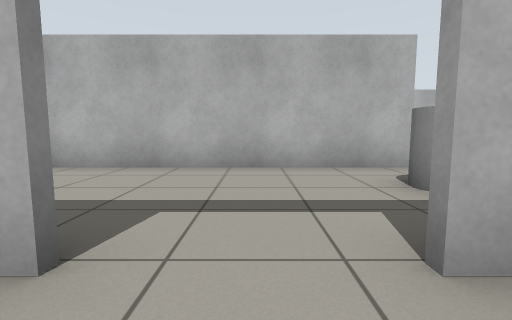
[1] (above)

20 first-person views from a walk through a world built for the Gazebo simulator. The camera is 0.72 m above the floor, tilts 6° down and sees 85° across. The floor is counted in squares, 1 m on a side. Each view is taken from the middle of a square. On the plan, view 1 faces up. The plan holds only what a view shows up to about 10 squares ahead; the rest is blank.

[2]
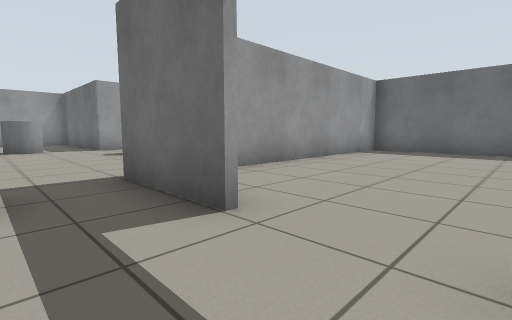

[3]
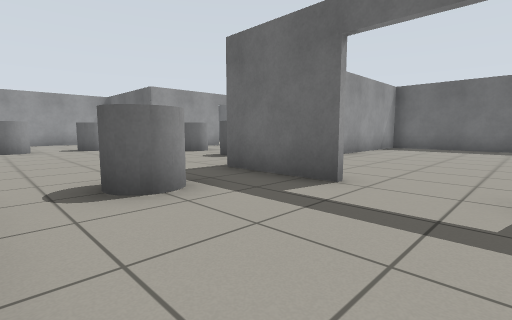

[4]
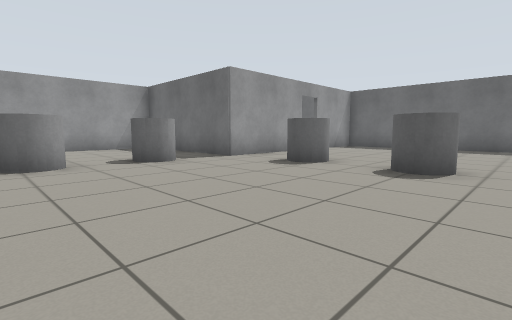

[5]
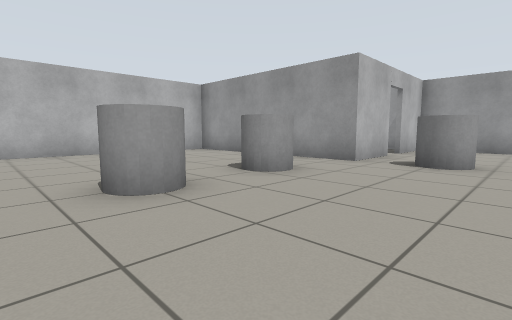

[6]
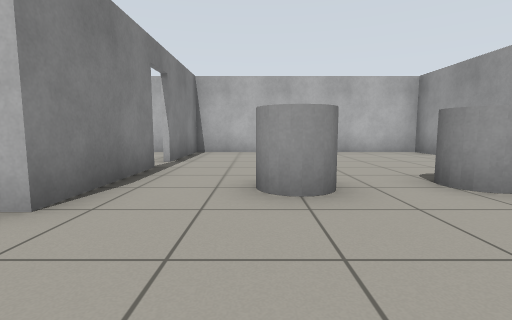

[7]
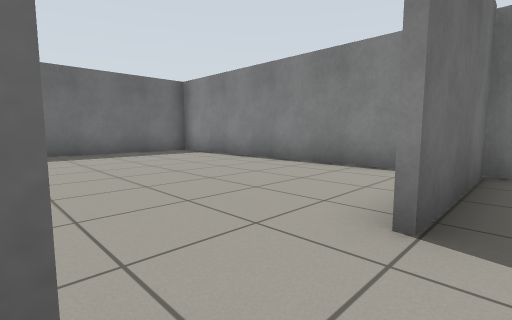

[8]
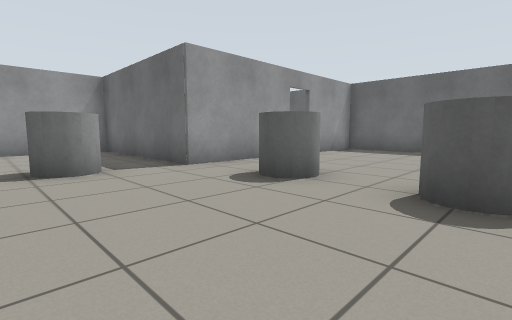

[9]
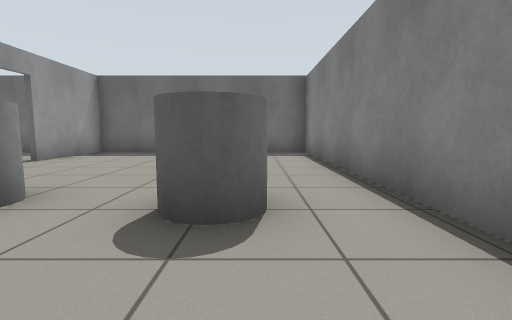

[10]
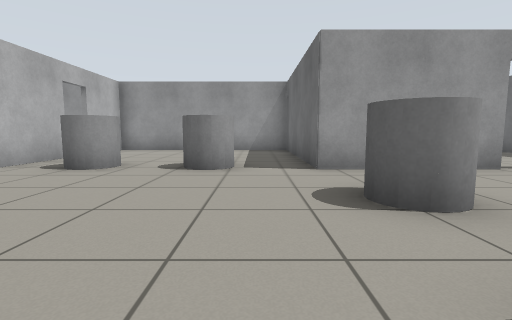

[11]
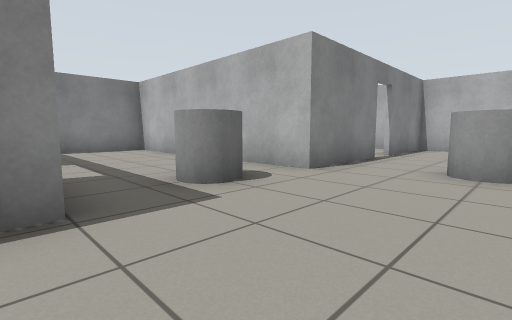

[12]
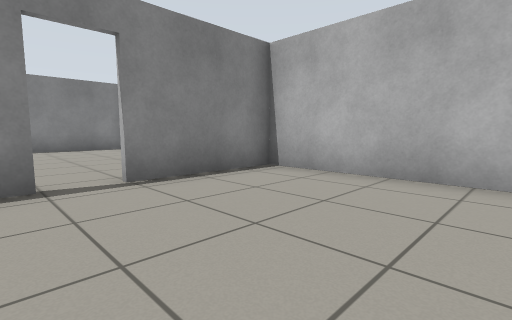

[13]
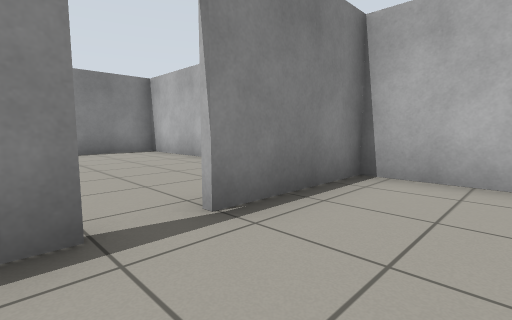

[14]
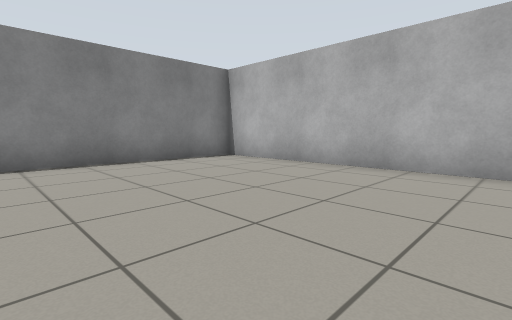

[15]
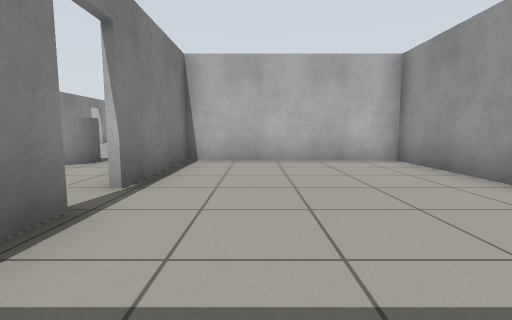

[16]
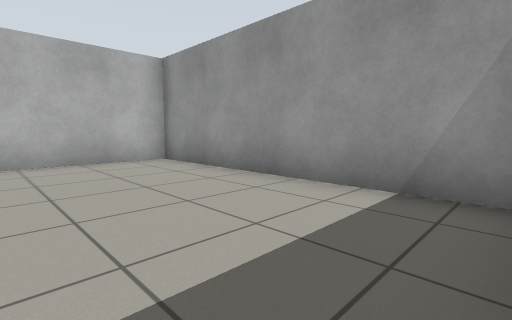

[17]
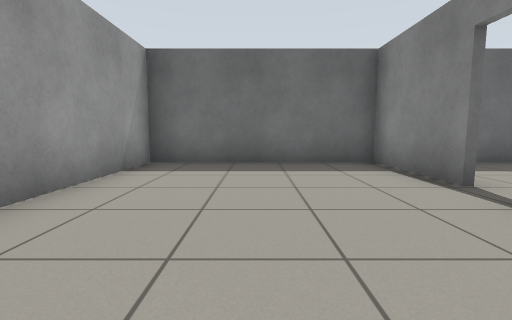

[18]
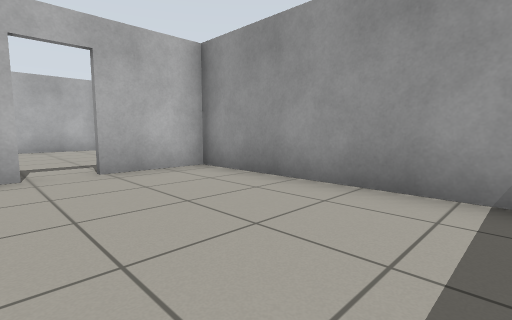

[19]
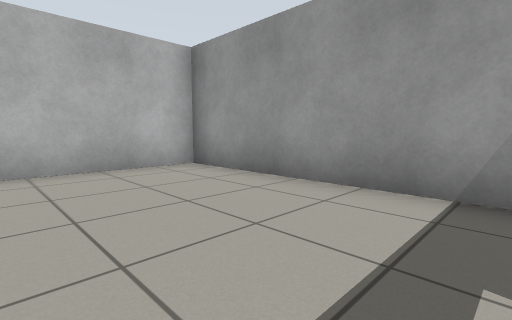

[20]
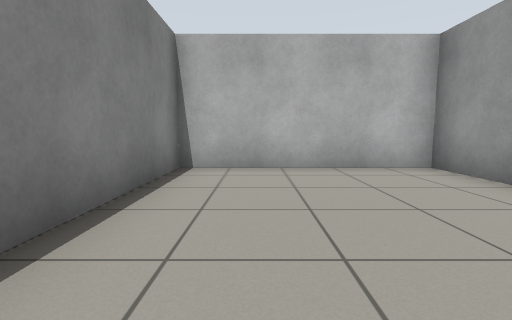

### Floor plan
Points are (right, up) in squares from view 1. A wall is a line through its corners. A room is listed if a view was taken in it or the views show most of it. See-through windows are left out.
Room 1 (view 1)
walls: (-4.5, 0.2) (-4.5, -6.9); (1.4, 1.3) (0.9, 1.3); (-4.1, -7.3) (2.9, -7.3); (3.2, -7.2) (3.2, -0.6)
ways out: open door at (0, 1) to room 2
Room 2 (views 2, 3, 4, 5, 6, 7, 8, 9, 10, 11, 12, 13, 18)
walls: (0.9, 1.5) (3.4, 1.5) (3.4, -7.4); (3, 8.5) (3, 5.4) (-4, 5.4); (12.5, 6) (10.4, 6) (10.4, 12.4) (3, 12.4) (3, 9.4); (10.2, -3.6) (10.2, -0.1) (15.5, -0.1); (15.4, -0.1) (15.4, 5.9); (15.5, 6) (13.4, 6); (-4.5, 4.9) (-4.5, 1.5) (-1, 1.5); (2.9, -7.3) (9.9, -7.3); (10.2, -7.4) (10.2, -4.5)
ways out: open door at (0, 1) to room 1; open door at (3, 9) to room 3; open door at (10, -4) to room 4; open door at (13, 6) to room 5
objects: grey cylinder (2, 3) to (3, 4); grey cylinder (5, -1) to (6, 0); grey cylinder (5, 6) to (6, 7); grey cylinder (8, -1) to (8, 0); grey cylinder (8, 6) to (8, 7); grey cylinder (10, 2) to (11, 2); grey cylinder (10, 4) to (11, 5)
Room 3 (view 14)
walls: (2, 12.4) (-4.5, 12.4) (-4.5, 7.2)
ways out: open door at (3, 9) to room 2
Room 4 (views 15, 16, 17)
walls: (10.3, -4.5) (10.3, -7.4); (15.5, -0.3) (10.3, -0.3) (10.3, -3.6); (9.9, -7.3) (15.4, -7.3) (15.4, -0.1)
ways out: open door at (10, -4) to room 2
Room 5 (views 19, 20)
walls: (15.4, 5.9) (15.4, 12.4) (10.5, 12.4) (10.5, 8.5)
ways out: open door at (13, 6) to room 2

Where each view was taken, in squares from view 1:
view 1: 0 up, 0 right, facing up
view 2: 3 up, 1 left, facing down-right
view 3: 5 up, 1 left, facing down-right
view 4: 5 up, 4 right, facing down-right
view 5: 3 up, 4 right, facing up-right
view 6: 3 up, 5 right, facing up
view 7: 2 up, 1 right, facing down-left
view 8: 3 up, 5 right, facing down-right
view 9: 2 up, 5 right, facing down
view 10: 1 up, 5 right, facing right
view 11: 1 up, 6 right, facing up-left
view 12: 8 up, 7 right, facing up-left
view 13: 8 up, 5 right, facing up-left
view 14: 7 up, 2 right, facing up-left
view 15: 7 down, 12 right, facing up
view 16: 7 down, 12 right, facing up-right
view 17: 1 down, 13 right, facing down
view 18: 1 up, 12 right, facing up-right
view 19: 7 up, 12 right, facing up-right
view 20: 7 up, 12 right, facing up
